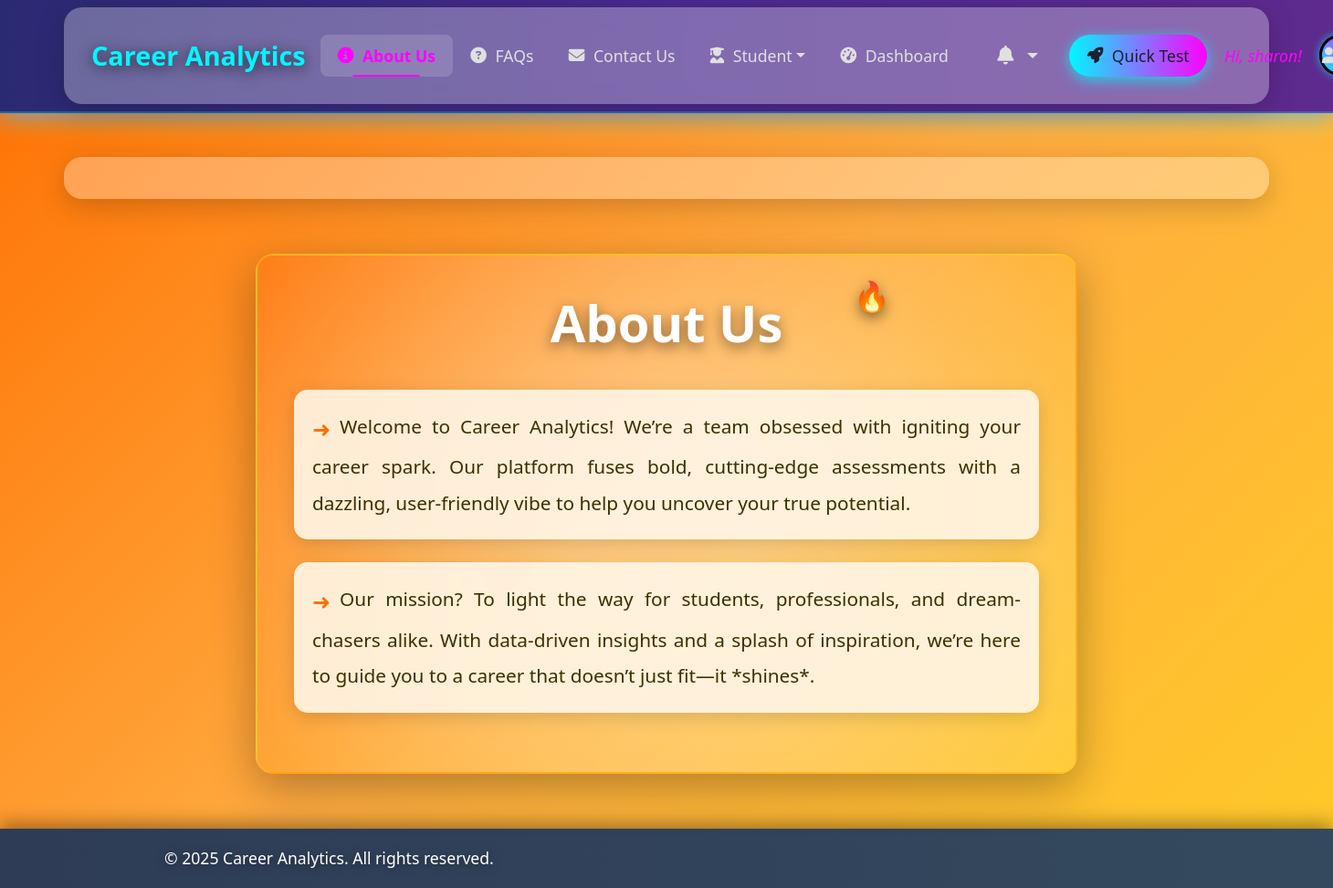
Page /about (signed in) on the earlier database version.
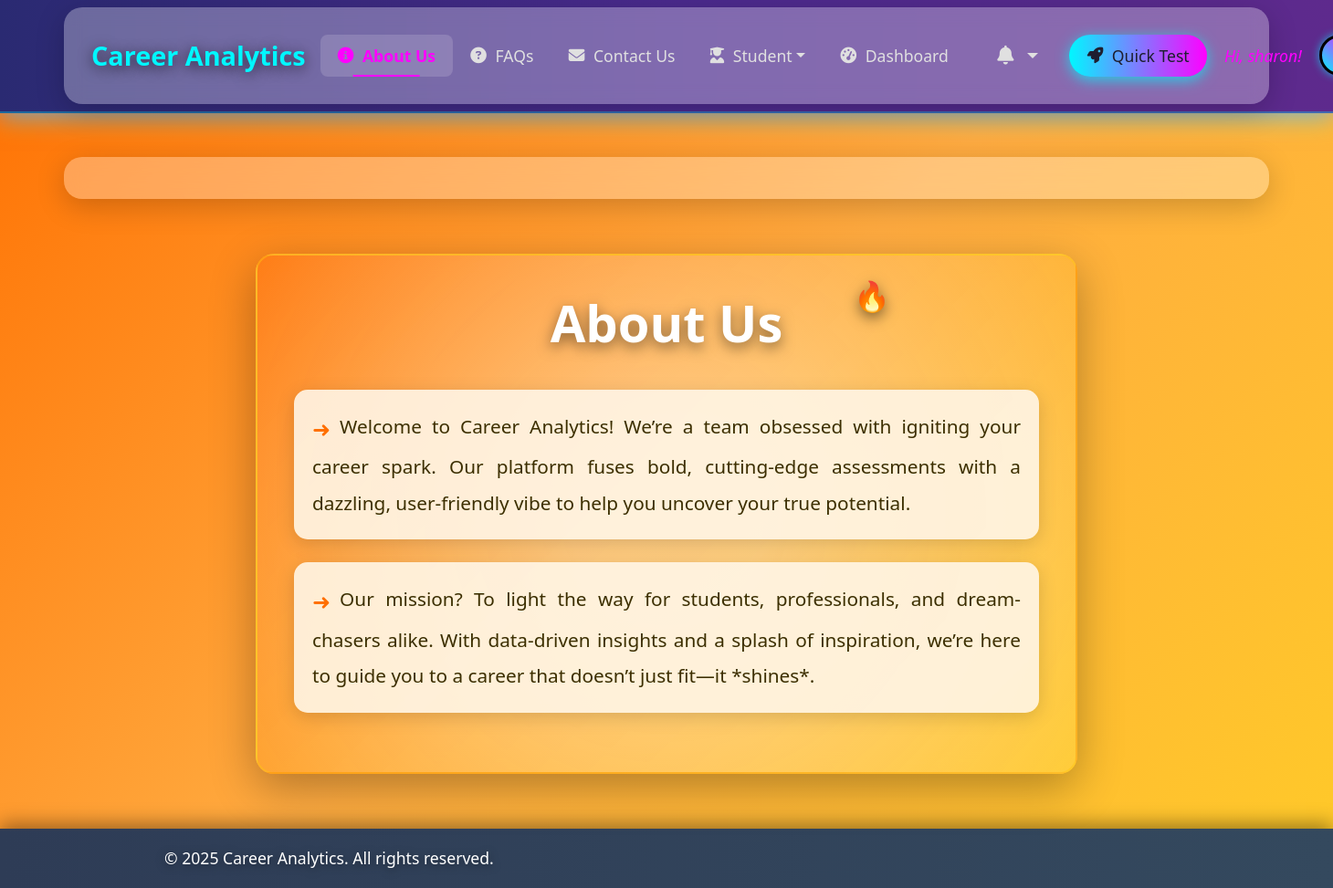
Same page on the later database version.
### app.py (the view)
@app.route('/about')
def about():
    notifications = Notification.query.filter_by(user_id=current_user.id, is_read=False).order_by(Notification.date.desc()).limit(5).all() if current_user.is_authenticated else []
    return render_template('about.html', active_page='about', notifications=notifications)

### app.py (called while the page is built)
@login_manager.user_loader
def load_user(user_id):
    return db.session.get(User, int(user_id))

### templates/about.html (shortened to what this page needs)
{% extends "base.html" %}
{% block content %}
    <div class="about-container">
        <h1>About Us</h1>
        <p>Welcome to Career Analytics! We’re a team obsessed with igniting your career spark. Our platform fuses bold, cutting-edge assessments with a dazzling, user-friendly vibe to help you uncover your true potential.</p>
        <p>Our mission? To light the way for students, professionals, and dream-chasers alike. With data-driven insights and a splash of inspiration, we’re here to guide you to a career that doesn’t just fit—it *shines*.</p>
    </div>
{% endblock %}

### templates/base.html (shortened to what the changed rows need)
<!DOCTYPE html>
<html lang="en">
<head>
    <link href="https://cdn.jsdelivr.net/npm/bootstrap@5.3.0/dist/css/bootstrap.min.css" rel="stylesheet">
    <link rel="stylesheet" href="{{ url_for('static', filename='css/main.css') }}">
    <link rel="stylesheet" href="https://cdnjs.cloudflare.com/ajax/libs/font-awesome/6.6.0/css/all.min.css">
    <link rel="stylesheet" href="https://cdn.jsdelivr.net/npm/bootstrap-icons@1.10.5/font/bootstrap-icons.css">
    <link rel="stylesheet" href="{{ url_for('static', filename='css/style.css') }}">
    <link rel="stylesheet" href="{{ url_for('static', filename='css/personality.css') }}">
</head>
<body class="{% if active_page == 'dashboard' %}dashboard-page{% endif %}">
    <nav class="navbar custom-navbar navbar-expand-lg navbar-dark fixed-top">
        <div class="container">
            <div class="collapse navbar-collapse" id="navbarNav">
                <ul class="navbar-nav ms-auto align-items-center">
                    <li class="nav-item dropdown">
                        <a class="nav-link profile-icon dropdown-toggle" href="#" id="profileDropdown" role="button"
                           data-bs-toggle="dropdown" aria-expanded="false">
                            {% if current_user.is_authenticated and current_user.profile_image and current_user.profile_image != 'images/default_profile.jpg' %}
                                <img src="{{ url_for('static', filename=current_user.profile_image) }}" alt="Profile Image">
                            {% else %}
                                <i class="fas fa-user"></i>
                            {% endif %}
                        </a>
                    </li>
                </ul>
            </div>
        </div>
    </nav>
    {% block content %}{% endblock %}
</body>
</html>

Differences in the rows shown:
changed User "sharon": profile_image empty → "uploads/profile_2.png" (drawn)
